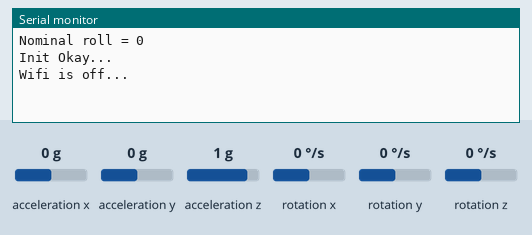
This sketch was run on a simulated ESP8266 (NodeMCU). On the bench: the last lines printed to the serial monitor. Wiring (inferred from the names in the program): MPU-6050 motion sensor at I2C address 0x68. The inputs (shaded band) are chosen by the test bench; at power-on: acceleration x 0 g, acceleration y 0 g, acceleration z 1 g, rotation x 0 °/s, rotation y 0 °/s, rotation z 0 °/s. WiFi joins after 1.5 s; servers stay silent unless stated; random numbers use the default seed unless the sketch sets one; no MQTT or app messages arrive unless stated.

Above: at 2.7 s.
2.8 s: acceleration x set to -1.4 g
At 4.7 s:
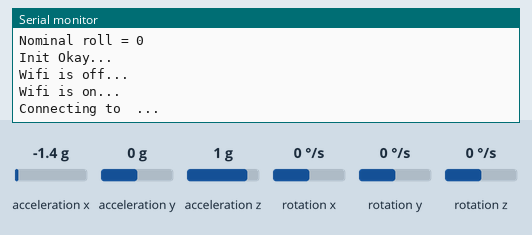
5.0 s: acceleration x set to 0 g
At 5.83 s:
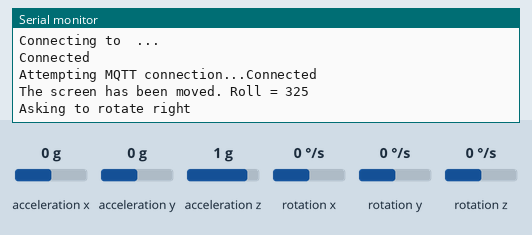

The sketch:

IoT_Final_Project.ino
```cpp
#include <Wire.h>
#include <ESP8266WiFi.h>
#include "MPUHeader.h"
#include "MQTTHeader.h"

char* screenID = "";    // Your screenID (xrandr -q)

void setup() {
  Serial.begin(9600);
  delay(100);

  Wire.begin(sda, scl);
  delay(100);

  initMPU();
  delay(100);

  setNominalRoll();
  Serial.print("Nominal roll = ");
  Serial.println(nominalRoll);
  delay(100);

  Serial.println("Init Okay...");

  WiFi.mode( WIFI_OFF );
  WiFi.forceSleepBegin();
  Serial.println("Wifi is off...");
  delay(1000);

}

void loop() {
  readStatus();
  if (dataReady == 0x01) {
    readGyroZ();
    if (moved()){
      WiFi.forceSleepWake();
      delay(10);
      WiFi.mode(WIFI_STA);
      Serial.println("Wifi is on...");
      wifiConnection();
      mqttConnection();
      char command[45];
      strcpy(command, "-- output ");
      strcat(command, screenID);
      Serial.print("The screen has been moved. Roll = ");
      Serial.println(roll);
      if (isHorizontal){
        Serial.println("Asking to rotate normal");
        strcat(command, " --rotate normal");
        mqttClient.publish(topic, command);
      } else {
        Serial.println("Asking to rotate right");
        strcat(command, " --rotate right");
        mqttClient.publish(topic, command);
      }
      delay(100);
      WiFi.mode( WIFI_OFF );
      WiFi.forceSleepBegin();
      Serial.println("Wifi is off...");
    }
  }
  delay(1000);
  mqttClient.loop();
}
```

MPUHeader.h
```cpp
// MPU6050 Slave Device Address
const uint8_t MPU6050SlaveAddress = 0x68;

// Select SDA and SCL pins for I2C communication
const uint8_t scl = D5;
const uint8_t sda = D7;

// sensitivity scale factor respective to full scale setting provided in datasheet
const uint16_t gyroScaleFactor = 131;

// Sample Rate = Gyroscope Output Rate / (1 + SMPLRT_DIV)
// Gyroscope Output Rate = 1kHz (DLPF enabled)
const uint8_t SMPLRT_DIV   =  0x19;

const uint8_t CONFIG = 0x1A;

// Enables DataReady Interrupts register
const uint8_t INT_ENABLE   =  0x38;

// Interrupt status register
const uint8_t INT_STATUS   =  0x3A;

// Power management register #1
const uint8_t PWR_MGMT_1   =  0x6B;

// Power management register #2
// Set axis stand-by
const uint8_t PWR_MGMT_2   =  0x6C;

// Configures gyroscope's full scale range
const uint8_t GYRO_CONFIG  =  0x1B;

// First of the 14 output register
const uint8_t FIRST_REG =  0x3B;

// Number of output registers
int OFFSET = 14;

// 1 if the MPU has collected a new data sample
bool dataReady;

// Monitor roll value (Z Axis inclination)
int16_t roll;

// Monitor nominal roll value (The initial roll)
int16_t nominalRoll;

// Monitor spatial displacement
bool isHorizontal = true;

void WriteByte(uint8_t deviceAddress, uint8_t regAddress, uint8_t data);
void initMPU();
void readStatus();
void readGyroZ();
void setNominalRoll();
bool moved();

// Write byte to specified address
void WriteByte(uint8_t deviceAddress, uint8_t regAddress, uint8_t data){
  Wire.beginTransmission(deviceAddress);
  Wire.write(regAddress);
  Wire.write(data);
  Wire.endTransmission();
}

void initMPU(){
  delay(150);
  // Enable sleep cycle & disable temperature sensor
  WriteByte(MPU6050SlaveAddress, PWR_MGMT_1, 0x29);
  // Set stand-by & cycle duration
  WriteByte(MPU6050SlaveAddress, PWR_MGMT_2, 0x01);
  // Set sample divider to 128
  WriteByte(MPU6050SlaveAddress, SMPLRT_DIV, 0x7F);
  // Enables DATA_RDY interrupt
  WriteByte(MPU6050SlaveAddress, INT_ENABLE, 0x01);
  // Set +/-250 degree/second full scale
  WriteByte(MPU6050SlaveAddress, GYRO_CONFIG, 0x00);
  // Set the output frequency
  WriteByte(MPU6050SlaveAddress, CONFIG, 0x07);
}

// Read the INT_STATUS register
void readStatus(){
  Wire.beginTransmission(MPU6050SlaveAddress);
  Wire.write(INT_STATUS);
  Wire.endTransmission();
  Wire.requestFrom(MPU6050SlaveAddress, 1);
  byte status = Wire.read() && 0x1F;
  if (status && 0x01 == 0x01){
    dataReady = true;
  } else {
    dataReady = false;
  }
}

// Read the gyroscope Z axis value
void readGyroZ(){
  Wire.beginTransmission(MPU6050SlaveAddress);
  Wire.write(FIRST_REG);
  Wire.endTransmission();
  Wire.requestFrom(MPU6050SlaveAddress, (uint8_t)OFFSET);
  roll = (((int16_t)Wire.read()<<8) | Wire.read())/gyroScaleFactor;
}

// Set nominal inclination (the initial Roll)
void setNominalRoll(){
  readGyroZ();
  nominalRoll = roll;
}

// Return true if the roll has reached a certain treshold
bool moved(){
  if (isHorizontal) {
    if (roll > nominalRoll + 80) {
      isHorizontal = false;
      return true;
    }
  } else {
    if (roll < nominalRoll + 10) {
      isHorizontal = true;
      return true;
    }
  }
  return false;
}
```

MQTTHeader.h
```cpp
#include <ESP8266WiFi.h>
#include <PubSubClient.h>

WiFiClient wiFiClient;
PubSubClient mqttClient(wiFiClient);
const char* ssid     = "";                  // The SSID (name) of the Wi-Fi network you want to connect to
const char* password = "";                  // The Wi-Fi newtwork password
const char* broker = "test.mosquitto.org";
const char* topic = "ESP8266/test";
const int port = 1883;


void wifiConnection();
void mqttConnection();


void wifiConnection(){
  WiFi.begin(ssid, password);             // Connect to the network
  Serial.print("Connecting to ");
  Serial.print(ssid); Serial.println(" ...");

  while (WiFi.status() != WL_CONNECTED){
      delay(1000);
  }

  Serial.println("Connected");
  mqttClient.setServer(broker, port);
}

void mqttConnection() {
    if (!mqttClient.connected()) {
      delay(100);
      while (!mqttClient.connected()) {
        Serial.print("Attempting MQTT connection...");
        // Init random mqttClient ID
        String clientId = "ClientID";
        clientId += String(random(0xffff), HEX);
        // Attempt to connect
        if (mqttClient.connect(clientId.c_str())) {
          Serial.println("Connected");
          mqttClient.subscribe(topic);
        } else {
          Serial.print("Failed connection. Error Code: ");
          Serial.print(mqttClient.state());
          Serial.println("Trying again in 3 sec...");
          delay(3000);
          }
      }
  }
}
```

Measured:
- after the input at 2.8 s, the serial monitor: prints a new line after 0.77 s (image 1)
